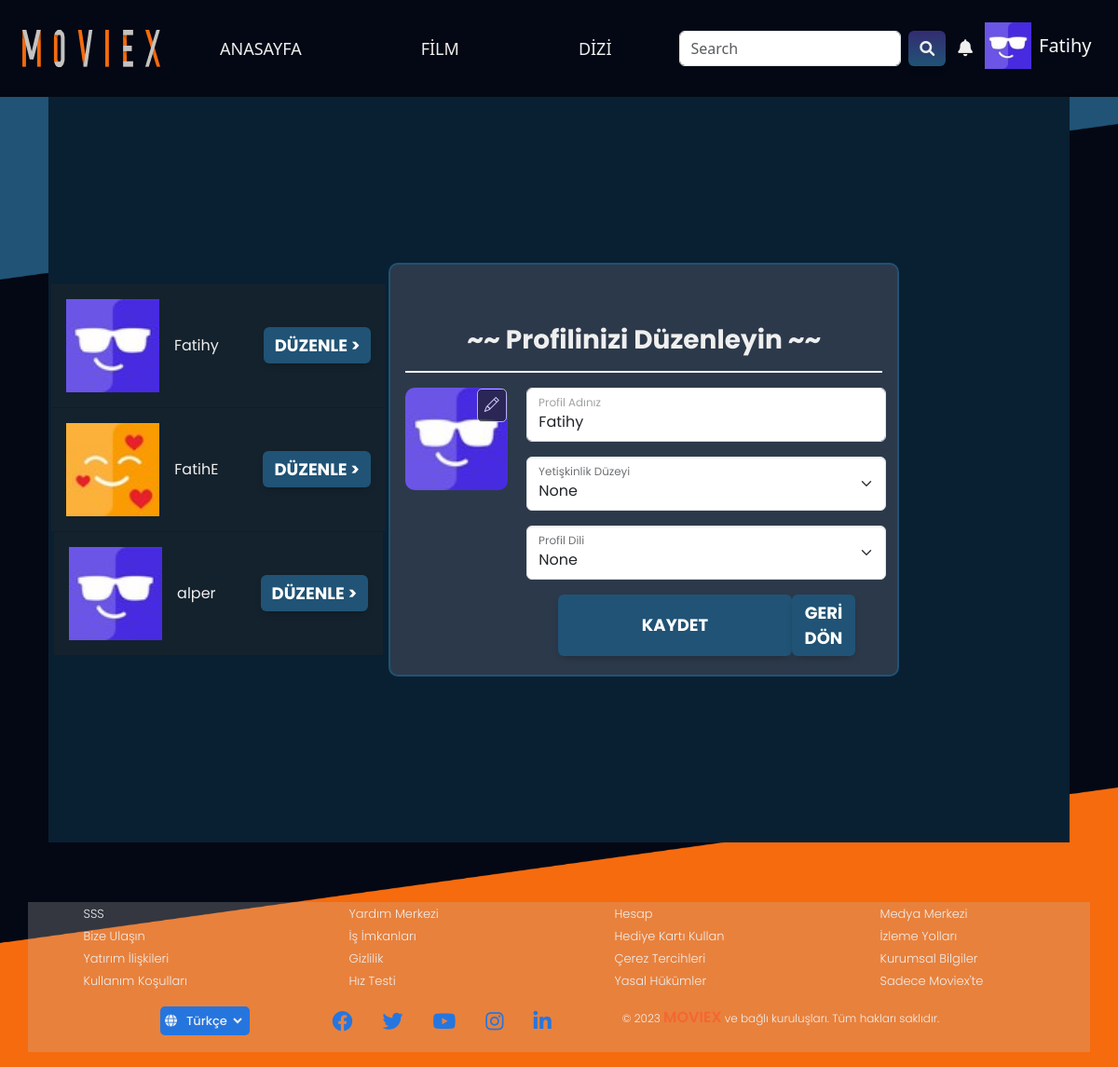
Screenshot of /ProfileEdit/214 (signed in) with the database file from the repository.
### appUser/models.py (models this page shows, shortened)
class Profil(models.Model):
    user = models.ForeignKey(User, verbose_name=("Kullanıcı"), on_delete=models.CASCADE)
    name = models.CharField(("Profil Adı"), max_length=50,blank=True,)
    image = models.FileField(("Profil Fotoğrafı"), upload_to='', max_length=100)
    spectator=models.CharField(("İzleyici Kitlesi"), max_length=50, choices=SPECTATOR, null=True)
    language=models.CharField(("Dil Seçimi"), max_length=50, choices=LANGUAGE, null=True)

### appUser/views.py (the view, shortened to what this page needs)
# urls.py: path('ProfileEdit/<pid>', ProfileEdit, name="ProfileEdit"),
@login_required(login_url="/LoginUser/")
def ProfileEdit(request,pid):
    profil=Profil.objects.get(id=pid)
    profils = Profil.objects.filter(user=request.user)
    profilfoto = ProfilFoto.objects.all()
    context={
        "profil":profil,
        'profilfoto':profilfoto,
        'categorys':Category.objects.all(),
        'profils':profils,
    }
    return render(request,'user/profile_edit.html',context)

### templates/user/profile_edit.html (shortened to what this page needs)
{% extends 'base.html' %}
{% load static %}
{% block body %}
<div class="container-fluid">
    <img src="{% static 'img/new-user-img/back-down.png' %}"
        style=" position: fixed; bottom: 0;left: 0; width: 100%; max-height: 300px; z-index: -5;">
    <section class="profile_edit">
        <form method="POST">
        <div class="d-flex vh-100 w-100">
            <div class="col-4 d-flex justify-content-center align-items-center flex-column">
                {% for i in profils %}
                    <div class="d-flex align-items-center bg-dark bg-opacity-50 p-3">
                        <img src="{{ i.image.url }}" alt="" style="width: 100px; height: 100px;">
                        <div class="d-flex justify-content-between align-items-center w-100">
                            <p class="ms-3 mb-0">{{ i.name }}</p>
                            <a href="/ProfileEdit/{{i.id}}" type="button" class=" btn btn text-white fw-bold profile-edit-button ms-5">Düzenle ></a>
                        </div>
                    </div>
                {% endfor %}
            </div>
            <div class="col col-sm-10 col-md-8 col-lg-6 align-self-center p-3 profil_edit-table">
                <h3 class="text-center mt-lg-5 fw-bold">~~ Profilinizi Düzenleyin ~~</h3>
                <hr class="hr"/>
                <div class="row">
                    <div class="col-3 mx-auto ">
                        <div class="d-flex">
                            <div class="position-relative mb-3">
                                <img class="spacial-img-size img-fluid profilfoto2 border-0" src="{{ profil.image.url }}"
                                    alt="" onclick="profilfotoEdit()" style="cursor: pointer;">
                                    <i class="bi bi-pencil border bg-dark opacity-75 image-edit-btn" data-bs-toggle="modal"
                                    data-bs-target="#profile-edit-modal" onclick="profilfotoEdit()"></i>
                            </div>
                        </div>
                    </div>
                    <div class="col-lg-9 px-2 settings">
                        <div class="d-flex justify-content-between  align-items-center">
                                <div class="row g-3">
                                    <div class="col-12">
                                        <div class="form-floating ">
                                            <input type="text" name="name" class="form-control" id="nameInput" value="{{ profil.name }}">
                                            <label for="floatingInput">Profil Adınız</label>
                                        </div>
                                    </div>
                                    <div class="col-12">
                                        <div class="form-floating custom-select ">
                                            <select class="form-select " name="spectator" id="floatingSelect"
                                                aria-label="Floating label" required>
                                                <option>{{ profil.spectator }}</option>
                                            </select>
                                            <label for="floatingSelect">Yetişkinlik Düzeyi</label>
                                        </div>
                                    </div>
                                    <div class="col-12">
                                        <div class="form-floating">
                                            <select class="form-select" name="language" id="floatingSelect"
                                                aria-label="Floating label">
                                                <option>{{ profil.language }}</option>
                                            </select>
                                            <label for="floatingSelect">Profil Dili</label>
                                        </div>
                                    </div>
                                    <div class=" col-10 d-flex justify-content-between mx-auto">
                                            <button type="submit" name="submit" value="profileSave" class="btn text-white fw-bold profile-edit-button mb-1 "
                                            style="padding:0 90px ;">Kaydet</button>
                                            <a href="{% url 'index' profil.id %}"
                                            class="btn text-white fw-bold profile-edit-button mb-1"
                                            type="submit">Geri Dön</a>
                                    </div>
                                </div>
                            </div>
                        </div>
                    </div>
                </div>
            </div>
        </form>
    </section>
</div>
{% endblock body %}

### templates/part/_girisli_header.html (shortened to what this page needs)
{% load static %}
<header>
  <div class="container-fluid">
    <nav class="navbar navbar-expand-lg navbar-dark pe-3">
      <div class="container ">
        <a href="{% url 'index' profil.id %}"><img src="{% static 'img/header-footer-img/Group 54.png' %}" alt=""></a>
        <div class="collapse navbar-collapse justify-content-end" id="navbarSupportedContent">
          <ul class="navbar-nav mb-2 mb-lg-0" style="display: flex; justify-content: center;">
            <li class="nav-item">
              <a class="nav-link"style="margin-left: 0.5rem;" href="{% url 'index' profil.id %}">ANASAYFA</a>
            </li>
            <li class="nav-item">
              <a class="nav-link text-uppercase" style="margin-left: 3rem;" href="/Moviex/{{ profil.id }}/Film">FİLM</a>
            </li>
            <li class="nav-item">
              <a class="nav-link text-uppercase" style="margin-left: 3rem;" href="/Moviex/{{ profil.id }}/Dizi">DİZİ</a>
            </li>
          </ul>
          <form class="d-flex" role="search" action="{% url 'searchMovies' profil.id %}" method="GET">
            <input class="form-control me-2" name="q" placeholder="Search" aria-label="Search">
            <button class="btn search-button" type="submit"><i class="fa-solid fa-magnifying-glass"></i></button>
          </form>
        </div>
        <div class="d-flex user_control">
          <div class="d-flex user-settings-icon">
            <div class="notification mx-0">
              <button type="button" class="btn" data-mdb-toggle="modal" data-mdb-target="#notificationModal">
                <i class="fa-solid fa-bell"></i>
              </button>
            </div>
          </div>
<div class="dropdown profile-dropdown">
  <div class="profile-dropdown-btn d-flex" data-bs-toggle="dropdown" aria-expanded="false" onclick="toggle()">
    <div class="profile-img">
      {% if profil.image %}
      <img src="{{ profil.image.url }}" alt="" width="50px">
      {% else %}
      <img src="{% static 'img/profile/logo-p1.png' %}" alt="" width="50px">
      {% endif %}
    </div>
    {% if profil.name %}
    <span class="text-light ms-2 fs-5 align-self-center">{{ profil.name }}</span>
    {% else %}
    <span class="text-light ms-2 fs-5 align-self-center">{{ request.user }}</span>
    {% endif %}
  </div>
</div>
        </div>
      </div>
    </nav>
  </div>
</header>

### appMy/static/css/style.css (style rules this page uses)
* { margin: 0; padding: 0; box-sizing: border-box; }
body { background: #040814 !important; height: 100%; width: 100%; }
:root { --partner-1:#112B3C ; --partner-2:#205375 ; --partner-3:#F66B0E ; --partner-4:#EFEFEF ; --partner-5:#082032 ; --partner-6:#2C394B ; --partner-7:#334756 ; --partner-8:#FF4C29 ; --partner-9:#0A0F0F; --partner-10:#CECACA; --yedek-11:#040814; --ff-popins:'Popins',sans-serif; --fs-1:36px; --fs-2:32px; --fs-3:30px; --fs-4:24px; --fs-5:20px; --fs-6:18px; --fs-7:16px; --fs-8:15px; --fs-9:14px; --fs-10:13px; --fs-11:12px; --fs-12:11px; --fw-500: 500; --fw-700: 700; --transition-1: 0.15s ease; --transition-2: 0.25s ease-in; --section-padding: 100px; }
select,button { font: inherit; background: none; border: none; cursor: pointer; }
input { font: inherit; width: 100%; border: none; }
a { text-decoration: none !important; }

### appMy/static/css/header.css (style rules this page uses)
:root { --partner-1: #112B3C; --partner-2: #205375; --partner-3: #F66B0E; --partner-4: #EFEFEF; --partner-5: #082032; --partner-6: #2C394B; --partner-7: #334756; --partner-8: #FF4C29; --partner-9: #0A0F0F; --partner-10: #CECACA; --yedek-11: #040814; }
header { display: flex; align-items: center; justify-content: space-around; padding: 5px; height: 140px; background-color: #040814; }
nav { box-shadow: none !important; }
header nav ul { display: flex; list-style: none; position: relative; gap: -10px; align-items: center; padding: 0; }
.pe-3 { padding-right: 4rem !important; }

### appMy/static/css/girisli_header.css (style rules this page uses)
:root { --partner-1: #112B3C; --partner-2: #205375; --partner-3: #F66B0E; --partner-4: #EFEFEF; --partner-5: #082032; --partner-6: #2C394B; --partner-7: #334756; --partner-8: #FF4C29; --partner-9: #0A0F0F; --partner-10: #CECACA; --yedek-11: #040814 }
header { position: relative; display: flex; padding: 1rem 0 !important; height: auto; }
.nav-item { color: #EFEFEF; font-size: 18px; font-weight: 500; margin-right: 4rem; text-align: center; }
.navbar-nav { display: flex; justify-content: center; }
.nav-item:first-child { margin-left: 3rem; }
.nav-item .nav-link { color: #EFEFEF; font-size: 18px; font-weight: 500; }
form .search-button { background-image: linear-gradient(#332c71, #205375); border: none; }
form .search-button i { color: #EFEFEF; }
.user-settings-icon { margin: 9px 0; }
.user-settings-icon .notification { margin-right: 1.4rem; }
.notification button { box-shadow: none !important; }
.notification button i { color: #EFEFEF; font-size: 18px; }
.profile-dropdown { position: relative; z-index: 99; }
.profile-dropdown-btn { cursor: pointer; width: 55px; }

### templates/user/profile_edit.html (style rules this page uses)
.profile_edit { margin-left: 40px; margin-right: 40px; background-color: #092032; position: relative; height: 100vh; color: #EFEFEF; font-family: 'Poppins', sans-serif; }
.profil_edit-table { background-color: #2C394A; border: 2px solid #205375; border-radius: 10px; -webkit-border-radius: 10px; -moz-border-radius: 10px; -ms-border-radius: 10px; -o-border-radius: 10px; }
.hr { background-color: #949494; }
.image-edit-btn { position: absolute; top: 1px; right: 1.5px; z-index: 50; color: #fff; border-radius: 5px; cursor: pointer; padding: 5px 7px; }
.spacial-img-size { min-width: 100px; width: 150px; border: 2px solid #205375; border-radius: 10px; -webkit-border-radius: 10px; -moz-border-radius: 10px; -ms-border-radius: 10px; -o-border-radius: 10px; }
.profile_edit .form-floating>label { font-size: 14px !important; color: #212529 }
.profile_edit .profile-edit-button { background-color: #205375; border: 0; color: #fff; cursor: pointer; display: inline-block; font-size: 18px; font-weight: 600; outline: 0; position: relative; text-align: center; text-decoration: none; transition: all 0.3s; -moz-user-select: none; user-select: none; -webkit-user-select: none; touch-action: manipulation; }
.profile_edit .profile-edit-button::before { background-color: initial; background-image: linear-gradient(#fff 0, rgba(255, 255, 255, 0) 100%); content: ""; left: 4%; opacity: 0.5; position: absolute; top: 0; transition: all 0.3s; }
.form-floating option { background-color: #092032 !important; color: #fff !important; }

### rows the page displays
Profil: image (picture), name "Fatihy", spectator "None", language "None"
Profil: image (picture), name "FatihE"
Profil: image (picture), name "alper"
